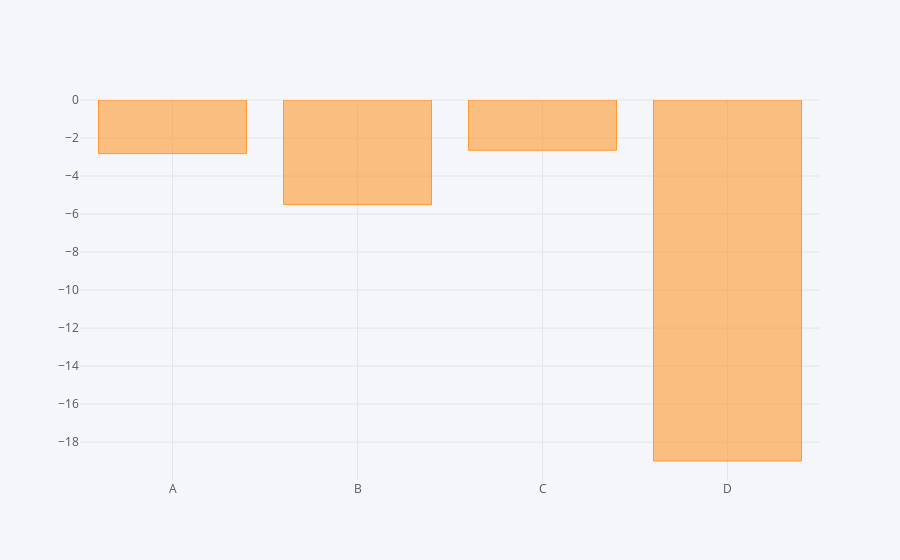

This figure's notebook cell:
### Code cell
df.sum().iplot(kind='bar')

### Figure 1 — Plotly figure (JSON) as saved in the notebook; plotly's stock layout.template omitted (floating-point values rounded to 4 significant figures)
{"data": [{"marker": {"color": "rgba(255, 153, 51, 0.6)", "line": {"color": "rgba(255, 153, 51, 1.0)", "width": 1}}, "name": "None", "orientation": "v", "text": "", "type": "bar", "uid": "6c8569a4-cbbe-416f-a33a-4e4618fca06c", "x": ["A", "B", "C", "D"], "y": [-2.82, -5.501, -2.646, -18.99]}], "layout": {"legend": {"bgcolor": "#F5F6F9", "font": {"color": "#4D5663"}}, "paper_bgcolor": "#F5F6F9", "plot_bgcolor": "#F5F6F9", "title": {"font": {"color": "#4D5663"}}, "xaxis": {"gridcolor": "#E1E5ED", "showgrid": true, "tickfont": {"color": "#4D5663"}, "title": {"font": {"color": "#4D5663"}, "text": ""}, "zerolinecolor": "#E1E5ED"}, "yaxis": {"gridcolor": "#E1E5ED", "showgrid": true, "tickfont": {"color": "#4D5663"}, "title": {"font": {"color": "#4D5663"}, "text": ""}, "zerolinecolor": "#E1E5ED"}}}
